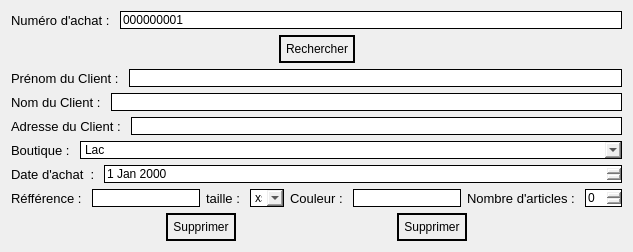
             <widget class="QWidget" name="tab_4">
              <attribute name="title">
               <string>   Supprimer Achat   </string>
              </attribute>
              <layout class="QGridLayout" name="gridLayout_25">
               <item row="0" column="0">
                <layout class="QVBoxLayout" name="verticalLayout_30">
                 <item>
                  <layout class="QHBoxLayout" name="horizontalLayout_134">
                   <item>
                    <widget class="QLabel" name="label_118">
                     <property name="font">
                      <font>
                       <family>Segoe UI</family>
                       <pointsize>10</pointsize>
                       <italic>false</italic>
                       <fontweight>DemiBold</fontweight>
                      </font>
                     </property>
                     <property name="styleSheet">
                      <string notr="true">font: 600 10pt &quot;Segoe UI&quot;;
color: rgb(0, 0, 0);</string>
                     </property>
                     <property name="text">
                      <string>Numéro d'achat : </string>
                     </property>
                    </widget>
                   </item>
                   <item>
                    <widget class="QLineEdit" name="lineEdit_69">
                     <property name="styleSheet">
                      <string notr="true">color: rgb(0, 0, 0);
border: 1px solid black;
font: 600 10pt &quot;Segoe UI&quot;;</string>
                     </property>
                     <property name="text">
                      <string>000000001</string>
                     </property>
                     <property name="readOnly">
                      <bool>false</bool>
                     </property>
                    </widget>
                   </item>
                  </layout>
                 </item>
                 <item>
                  <layout class="QHBoxLayout" name="horizontalLayout_135">
                   <item>
                    <spacer name="horizontalSpacer_54">
                     <property name="orientation">
                      <enum>Qt::Orientation::Horizontal</enum>
                     </property>
                     <property name="sizeHint" stdset="0">
                      <size>
                       <width>40</width>
                       <height>20</height>
                      </size>
                     </property>
                    </spacer>
                   </item>
                   <item>
                    <widget class="QPushButton" name="pushButton_50">
                     <property name="styleSheet">
                      <string notr="true">font: 600 12pt &quot;Segoe UI&quot;;
color: rgb(0, 0, 0);
 border: 2px solid black;
    border-radius: 15px;
    padding: 5px; 
selection-background-color: rgb(0, 21, 155);
</string>
                     </property>
                     <property name="text">
                      <string>Rechercher</string>
                     </property>
                    </widget>
                   </item>
                   <item>
                    <spacer name="horizontalSpacer_55">
                     <property name="orientation">
                      <enum>Qt::Orientation::Horizontal</enum>
                     </property>
                     <property name="sizeHint" stdset="0">
                      <size>
                       <width>40</width>
                       <height>20</height>
                      </size>
                     </property>
                    </spacer>
                   </item>
                  </layout>
                 </item>
                 <item>
                  <layout class="QHBoxLayout" name="horizontalLayout_136">
                   <item>
                    <widget class="QLabel" name="label_119">
                     <property name="font">
                      <font>
                       <family>Segoe UI</family>
                       <pointsize>10</pointsize>
                       <italic>false</italic>
                       <fontweight>DemiBold</fontweight>
                      </font>
                     </property>
                     <property name="styleSheet">
                      <string notr="true">font: 600 10pt &quot;Segoe UI&quot;;
color: rgb(0, 0, 0);</string>
                     </property>
                     <property name="text">
                      <string>Prénom du Client : </string>
                     </property>
                    </widget>
                   </item>
                   <item>
                    <widget class="QLineEdit" name="lineEdit_70">
                     <property name="styleSheet">
                      <string notr="true">color: rgb(0, 0, 0);
border: 1px solid black;
font: 600 10pt &quot;Segoe UI&quot;;</string>
                     </property>
                     <property name="text">
                      <string/>
                     </property>
                     <property name="readOnly">
                      <bool>false</bool>
                     </property>
                    </widget>
                   </item>
                  </layout>
                 </item>
                 <item>
                  <layout class="QHBoxLayout" name="horizontalLayout_137">
                   <item>
                    <widget class="QLabel" name="label_120">
                     <property name="font">
                      <font>
                       <family>Segoe UI</family>
                       <pointsize>10</pointsize>
                       <italic>false</italic>
                       <fontweight>DemiBold</fontweight>
                      </font>
                     </property>
                     <property name="styleSheet">
                      <string notr="true">font: 600 10pt &quot;Segoe UI&quot;;
color: rgb(0, 0, 0);</string>
                     </property>
                     <property name="text">
                      <string>Nom du Client : </string>
                     </property>
                    </widget>
                   </item>
                   <item>
                    <widget class="QLineEdit" name="lineEdit_71">
                     <property name="styleSheet">
                      <string notr="true">color: rgb(0, 0, 0);
border: 1px solid black;
font: 600 10pt &quot;Segoe UI&quot;;</string>
                     </property>
                     <property name="text">
                      <string/>
                     </property>
                     <property name="readOnly">
                      <bool>false</bool>
                     </property>
                    </widget>
                   </item>
                  </layout>
                 </item>
                 <item>
                  <layout class="QHBoxLayout" name="horizontalLayout_138">
                   <item>
                    <widget class="QLabel" name="label_121">
                     <property name="font">
                      <font>
                       <family>Segoe UI</family>
                       <pointsize>10</pointsize>
                       <italic>false</italic>
                       <fontweight>DemiBold</fontweight>
                      </font>
                     </property>
                     <property name="styleSheet">
                      <string notr="true">font: 600 10pt &quot;Segoe UI&quot;;
color: rgb(0, 0, 0);</string>
                     </property>
                     <property name="text">
                      <string>Adresse du Client : </string>
                     </property>
                    </widget>
                   </item>
                   <item>
                    <widget class="QLineEdit" name="lineEdit_72">
                     <property name="styleSheet">
                      <string notr="true">color: rgb(0, 0, 0);
border: 1px solid black;
font: 600 10pt &quot;Segoe UI&quot;;</string>
                     </property>
                     <property name="text">
                      <string/>
                     </property>
                     <property name="readOnly">
                      <bool>false</bool>
                     </property>
                    </widget>
                   </item>
                  </layout>
                 </item>
                 <item>
                  <layout class="QHBoxLayout" name="horizontalLayout_139">
                   <item>
                    <widget class="QLabel" name="label_122">
                     <property name="font">
                      <font>
                       <family>Segoe UI</family>
                       <pointsize>10</pointsize>
                       <italic>false</italic>
                       <fontweight>DemiBold</fontweight>
                      </font>
                     </property>
                     <property name="styleSheet">
                      <string notr="true">font: 600 10pt &quot;Segoe UI&quot;;
color: rgb(0, 0, 0);</string>
                     </property>
                     <property name="text">
                      <string>Boutique : </string>
                     </property>
                    </widget>
                   </item>
                   <item>
                    <widget class="QComboBox" name="comboBox_17">
                     <property name="sizePolicy">
                      <sizepolicy hsizetype="Expanding" vsizetype="Fixed">
                       <horstretch>0</horstretch>
                       <verstretch>0</verstretch>
                      </sizepolicy>
                     </property>
                     <property name="styleSheet">
                      <string notr="true">color: rgb(0, 0, 0);
border: 1px solid black;
font: 600 10pt &quot;Segoe UI&quot;;</string>
                     </property>
                     <item>
                      <property name="text">
                       <string>Lac </string>
                      </property>
                     </item>
                     <item>
                      <property name="text">
                       <string>nassr</string>
                      </property>
                     </item>
                     <item>
                      <property name="text">
                       <string>menzah</string>
                      </property>
                     </item>
                    </widget>
                   </item>
                  </layout>
                 </item>
                 <item>
                  <layout class="QHBoxLayout" name="horizontalLayout_140">
                   <item>
                    <widget class="QLabel" name="label_123">
                     <property name="font">
                      <font>
                       <family>Segoe UI</family>
                       <pointsize>10</pointsize>
                       <italic>false</italic>
                       <fontweight>DemiBold</fontweight>
                      </font>
                     </property>
                     <property name="styleSheet">
                      <string notr="true">font: 600 10pt &quot;Segoe UI&quot;;
color: rgb(0, 0, 0);</string>
                     </property>
                     <property name="text">
                      <string>Date d'achat  : </string>
                     </property>
                     <property name="scaledContents">
                      <bool>false</bool>
                     </property>
                     <property name="wordWrap">
                      <bool>false</bool>
                     </property>
                    </widget>
                   </item>
                   <item>
                    <widget class="QDateEdit" name="dateEdit_14">
                     <property name="sizePolicy">
                      <sizepolicy hsizetype="Expanding" vsizetype="Fixed">
                       <horstretch>0</horstretch>
                       <verstretch>0</verstretch>
                      </sizepolicy>
                     </property>
                     <property name="styleSheet">
                      <string notr="true">color: rgb(0, 0, 0);
border: 1px solid black;
font: 600 10pt &quot;Segoe UI&quot;;</string>
                     </property>
                    </widget>
                   </item>
                  </layout>
                 </item>
                 <item>
                  <layout class="QHBoxLayout" name="horizontalLayout_141">
                   <item>
                    <layout class="QHBoxLayout" name="horizontalLayout_142">
                     <item>
                      <layout class="QHBoxLayout" name="horizontalLayout_143">
                       <item>
                        <widget class="QLabel" name="label_124">
                         <property name="font">
                          <font>
                           <family>Segoe UI</family>
                           <pointsize>10</pointsize>
                           <italic>false</italic>
                           <fontweight>DemiBold</fontweight>
                          </font>
                         </property>
                         <property name="styleSheet">
                          <string notr="true">font: 600 10pt &quot;Segoe UI&quot;;
color: rgb(0, 0, 0);</string>
                         </property>
                         <property name="text">
                          <string>Réfférence : </string>
                         </property>
                        </widget>
                       </item>
                       <item>
                        <widget class="QLineEdit" name="lineEdit_73">
                         <property name="styleSheet">
                          <string notr="true">color: rgb(0, 0, 0);
border: 1px solid black;
font: 600 10pt &quot;Segoe UI&quot;;</string>
                         </property>
                         <property name="text">
                          <string/>
                         </property>
                         <property name="readOnly">
                          <bool>false</bool>
                         </property>
                        </widget>
                       </item>
                      </layout>
                     </item>
                     <item>
                      <layout class="QHBoxLayout" name="horizontalLayout_144">
                       <item>
                        <widget class="QLabel" name="label_125">
                         <property name="font">
                          <font>
                           <family>Segoe UI</family>
                           <pointsize>10</pointsize>
                           <italic>false</italic>
                           <fontweight>DemiBold</fontweight>
                          </font>
                         </property>
                         <property name="styleSheet">
                          <string notr="true">font: 600 10pt &quot;Segoe UI&quot;;
color: rgb(0, 0, 0);</string>
                         </property>
                         <property name="text">
                          <string>taille : </string>
                         </property>
                        </widget>
                       </item>
                       <item>
                        <widget class="QComboBox" name="comboBox_18">
                         <property name="styleSheet">
                          <string notr="true">color: rgb(0, 0, 0);
border: 1px solid black;
font: 600 10pt &quot;Segoe UI&quot;;</string>
                         </property>
                         <item>
                          <property name="text">
                           <string>xs</string>
                          </property>
                         </item>
                         <item>
                          <property name="text">
                           <string>s</string>
                          </property>
                         </item>
                         <item>
                          <property name="text">
                           <string>m</string>
                          </property>
                         </item>
                         <item>
                          <property name="text">
                           <string>l</string>
                          </property>
                         </item>
                         <item>
                          <property name="text">
                           <string>xl</string>
                          </property>
                         </item>
                         <item>
                          <property name="text">
                           <string>xxl</string>
                          </property>
                         </item>
                        </widget>
                       </item>
                      </layout>
                     </item>
                     <item>
                      <layout class="QHBoxLayout" name="horizontalLayout_145">
                       <item>
                        <widget class="QLabel" name="label_126">
                         <property name="font">
                          <font>
                           <family>Segoe UI</family>
                           <pointsize>10</pointsize>
                           <italic>false</italic>
                           <fontweight>DemiBold</fontweight>
                          </font>
                         </property>
                         <property name="styleSheet">
                          <string notr="true">font: 600 10pt &quot;Segoe UI&quot;;
color: rgb(0, 0, 0);</string>
                         </property>
                         <property name="text">
                          <string>Couleur : </string>
                         </property>
                        </widget>
                       </item>
                       <item>
                        <widget class="QLineEdit" name="lineEdit_74">
                         <property name="styleSheet">
                          <string notr="true">color: rgb(0, 0, 0);
border: 1px solid black;
font: 600 10pt &quot;Segoe UI&quot;;</string>
                         </property>
                         <property name="text">
                          <string/>
                         </property>
                         <property name="readOnly">
                          <bool>false</bool>
                         </property>
                        </widget>
                       </item>
                      </layout>
                     </item>
                    </layout>
                   </item>
                   <item>
                    <widget class="QLabel" name="label_127">
                     <property name="font">
                      <font>
                       <family>Segoe UI</family>
                       <pointsize>10</pointsize>
                       <italic>false</italic>
                       <fontweight>DemiBold</fontweight>
                      </font>
                     </property>
                     <property name="styleSheet">
                      <string notr="true">font: 600 10pt &quot;Segoe UI&quot;;
color: rgb(0, 0, 0);</string>
                     </property>
                     <property name="text">
                      <string>Nombre d'articles : </string>
                     </property>
                    </widget>
                   </item>
                   <item>
                    <widget class="QSpinBox" name="spinBox_11">
                     <property name="styleSheet">
                      <string notr="true">color: rgb(0, 0, 0);
border: 1px solid black;
font: 600 10pt &quot;Segoe UI&quot;;</string>
                     </property>
                    </widget>
                   </item>
                  </layout>
                 </item>
                 <item>
                  <layout class="QHBoxLayout" name="horizontalLayout_146">
                   <item>
                    <spacer name="horizontalSpacer_56">
                     <property name="orientation">
                      <enum>Qt::Orientation::Horizontal</enum>
                     </property>
                     <property name="sizeHint" stdset="0">
                      <size>
                       <width>40</width>
                       <height>20</height>
                      </size>
                     </property>
                    </spacer>
                   </item>
                   <item>
                    <widget class="QPushButton" name="pushButton_51">
                     <property name="styleSheet">
                      <string notr="true">font: 600 12pt &quot;Segoe UI&quot;;
color: rgb(0, 0, 0);
 border: 2px solid black;
    border-radius: 15px;
    padding: 5px; 
selection-background-color: rgb(0, 21, 155);
</string>
                     </property>
                     <property name="text">
                      <string>Supprimer</string>
                     </property>
                    </widget>
                   </item>
                   <item>
                    <spacer name="horizontalSpacer_57">
                     <property name="orientation">
                      <enum>Qt::Orientation::Horizontal</enum>
                     </property>
                     <property name="sizeHint" stdset="0">
                      <size>
                       <width>40</width>
                       <height>20</height>
                      </size>
                     </property>
                    </spacer>
                   </item>
                   <item>
                    <widget class="QPushButton" name="pushButton_52">
                     <property name="styleSheet">
                      <string notr="true">font: 600 12pt &quot;Segoe UI&quot;;
color: rgb(0, 0, 0);
 border: 2px solid black;
    border-radius: 15px;
    padding: 5px; 
selection-background-color: rgb(0, 21, 155);
</string>
                     </property>
                     <property name="text">
                      <string>Supprimer</string>
                     </property>
                    </widget>
                   </item>
                   <item>
                    <spacer name="horizontalSpacer_58">
                     <property name="orientation">
                      <enum>Qt::Orientation::Horizontal</enum>
                     </property>
                     <property name="sizeHint" stdset="0">
                      <size>
                       <width>40</width>
                       <height>20</height>
                      </size>
                     </property>
                    </spacer>
                   </item>
                  </layout>
                 </item>
                </layout>
               </item>
              </layout>
             </widget>
